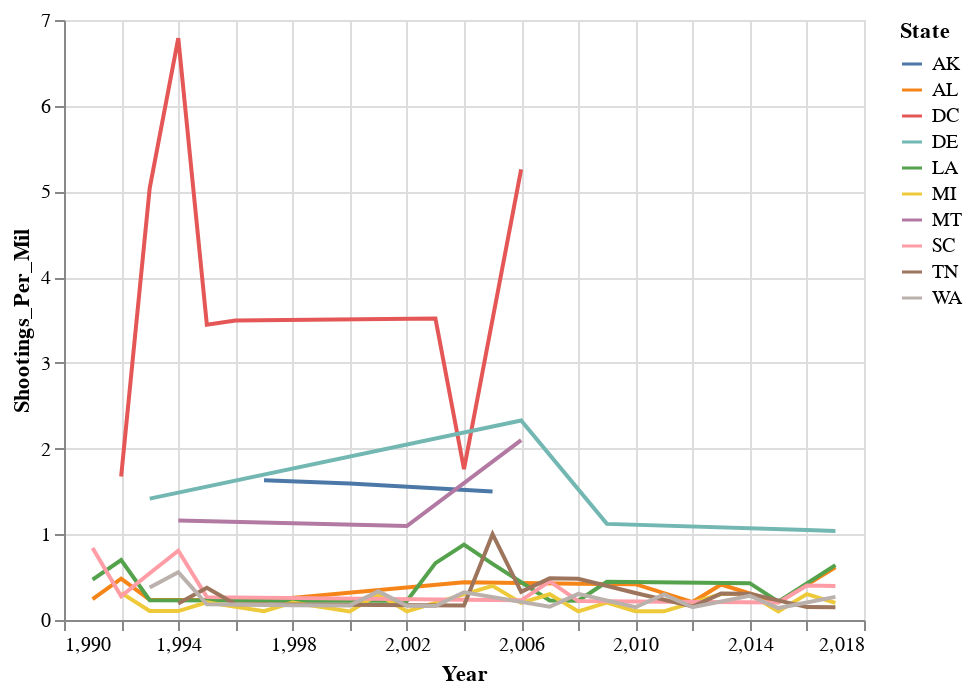

Notebook source saved alongside this figure:
### Code cell
Chart(df_pop_prop2).mark_line().encode(
    x="Year",
    y="Shootings_Per_Mil",
    color="State"
)

### Figure 1 — Vega-Lite specification as saved in the notebook (floating-point values rounded to 4 significant figures)
{"config": {"view": {"continuousWidth": 400, "continuousHeight": 300}}, "data": {"name": "data-46638fa665a85897c9f727e3fb41dd1c"}, "mark": "line", "encoding": {"color": {"field": "State", "type": "nominal"}, "x": {"field": "Year", "type": "quantitative"}, "y": {"field": "Shootings_Per_Mil", "type": "quantitative"}}, "$schema": "https://vega.github.io/schema/vega-lite/v4.17.0.json", "datasets": {"data-46638fa665a85897c9f727e3fb41dd1c": [{"State": "AK", "Year": 1997, "Shootings_Per_Mil": 1.631}, {"State": "AK", "Year": 2000, "Shootings_Per_Mil": 1.592}, {"State": "AK", "Year": 2005, "Shootings_Per_Mil": 1.499}, {"State": "AL", "Year": 2017, "Shootings_Per_Mil": 0.6154}, {"State": "AL", "Year": 1992, "Shootings_Per_Mil": 0.4815}, {"State": "AL", "Year": 2004, "Shootings_Per_Mil": 0.4414}, {"State": "AL", "Year": 2006, "Shootings_Per_Mil": 0.4321}, {"State": "AL", "Year": 2008, "Shootings_Per_Mil": 0.4239}, {"State": "AL", "Year": 2010, "Shootings_Per_Mil": 0.4184}, {"State": "AL", "Year": 2013, "Shootings_Per_Mil": 0.4138}, {"State": "AL", "Year": 2016, "Shootings_Per_Mil": 0.4112}, {"State": "AL", "Year": 1991, "Shootings_Per_Mil": 0.244}, {"State": "AL", "Year": 1993, "Shootings_Per_Mil": 0.2373}, {"State": "AL", "Year": 1994, "Shootings_Per_Mil": 0.2347}, {"State": "AL", "Year": 1995, "Shootings_Per_Mil": 0.2327}, {"State": "AL", "Year": 1996, "Shootings_Per_Mil": 0.2309}, {"State": "AL", "Year": 1997, "Shootings_Per_Mil": 0.2289}, {"State": "AL", "Year": 2012, "Shootings_Per_Mil": 0.2092}, {"State": "AL", "Year": 2015, "Shootings_Per_Mil": 0.2058}, {"State": "DC", "Year": 1994, "Shootings_Per_Mil": 6.788}, {"State": "DC", "Year": 1993, "Shootings_Per_Mil": 5.039}, {"State": "DC", "Year": 2006, "Shootings_Per_Mil": 5.257}, {"State": "DC", "Year": 1995, "Shootings_Per_Mil": 3.445}, {"State": "DC", "Year": 1996, "Shootings_Per_Mil": 3.494}, {"State": "DC", "Year": 2003, "Shootings_Per_Mil": 3.518}, {"State": "DC", "Year": 1992, "Shootings_Per_Mil": 1.673}, {"State": "DC", "Year": 2004, "Shootings_Per_Mil": 1.761}, {"State": "DE", "Year": 2006, "Shootings_Per_Mil": 2.328}, {"State": "DE", "Year": 1993, "Shootings_Per_Mil": 1.416}, {"State": "DE", "Year": 2009, "Shootings_Per_Mil": 1.121}, {"State": "DE", "Year": 2016, "Shootings_Per_Mil": 1.05}, {"State": "DE", "Year": 2017, "Shootings_Per_Mil": 1.04}, {"State": "LA", "Year": 2004, "Shootings_Per_Mil": 0.8787}, {"State": "LA", "Year": 1992, "Shootings_Per_Mil": 0.6988}, {"State": "LA", "Year": 2003, "Shootings_Per_Mil": 0.6636}, {"State": "LA", "Year": 2005, "Shootings_Per_Mil": 0.6555}, {"State": "LA", "Year": 2017, "Shootings_Per_Mil": 0.6404}, {"State": "LA", "Year": 1991, "Shootings_Per_Mil": 0.4702}, {"State": "LA", "Year": 2009, "Shootings_Per_Mil": 0.4453}, {"State": "LA", "Year": 2014, "Shootings_Per_Mil": 0.4301}, {"State": "LA", "Year": 1993, "Shootings_Per_Mil": 0.2317}, {"State": "LA", "Year": 1999, "Shootings_Per_Mil": 0.2242}, {"State": "LA", "Year": 2000, "Shootings_Per_Mil": 0.2236}, {"State": "LA", "Year": 2001, "Shootings_Per_Mil": 0.2233}, {"State": "LA", "Year": 2002, "Shootings_Per_Mil": 0.2224}, {"State": "LA", "Year": 2007, "Shootings_Per_Mil": 0.2285}, {"State": "LA", "Year": 2008, "Shootings_Per_Mil": 0.2254}, {"State": "LA", "Year": 2015, "Shootings_Per_Mil": 0.2141}, {"State": "MI", "Year": 2005, "Shootings_Per_Mil": 0.398}, {"State": "MI", "Year": 1992, "Shootings_Per_Mil": 0.3165}, {"State": "MI", "Year": 2001, "Shootings_Per_Mil": 0.3003}, {"State": "MI", "Year": 2007, "Shootings_Per_Mil": 0.3}, {"State": "MI", "Year": 2013, "Shootings_Per_Mil": 0.3032}, {"State": "MI", "Year": 2014, "Shootings_Per_Mil": 0.3027}, {"State": "MI", "Year": 2016, "Shootings_Per_Mil": 0.3022}, {"State": "MI", "Year": 1995, "Shootings_Per_Mil": 0.2067}, {"State": "MI", "Year": 1998, "Shootings_Per_Mil": 0.2031}, {"State": "MI", "Year": 2006, "Shootings_Per_Mil": 0.1993}, {"State": "MI", "Year": 2009, "Shootings_Per_Mil": 0.202}, {"State": "MI", "Year": 2017, "Shootings_Per_Mil": 0.2008}, {"State": "MI", "Year": 1993, "Shootings_Per_Mil": 0.1048}, {"State": "MI", "Year": 1994, "Shootings_Per_Mil": 0.1042}, {"State": "MI", "Year": 1997, "Shootings_Per_Mil": 0.1019}, {"State": "MI", "Year": 2000, "Shootings_Per_Mil": 0.1005}, {"State": "MI", "Year": 2002, "Shootings_Per_Mil": 0.09984}, {"State": "MI", "Year": 2008, "Shootings_Per_Mil": 0.1005}, {"State": "MI", "Year": 2010, "Shootings_Per_Mil": 0.1012}, {"State": "MI", "Year": 2011, "Shootings_Per_Mil": 0.1012}, {"State": "MI", "Year": 2015, "Shootings_Per_Mil": 0.1008}, {"State": "MT", "Year": 2006, "Shootings_Per_Mil": 2.099}, {"State": "MT", "Year": 1994, "Shootings_Per_Mil": 1.161}, {"State": "MT", "Year": 2002, "Shootings_Per_Mil": 1.097}, {"State": "SC", "Year": 1991, "Shootings_Per_Mil": 0.8402}, {"State": "SC", "Year": 1994, "Shootings_Per_Mil": 0.8096}, {"State": "SC", "Year": 1993, "Shootings_Per_Mil": 0.546}, {"State": "SC", "Year": 2007, "Shootings_Per_Mil": 0.45}, {"State": "SC", "Year": 2016, "Shootings_Per_Mil": 0.4031}, {"State": "SC", "Year": 2017, "Shootings_Per_Mil": 0.3981}, {"State": "SC", "Year": 1992, "Shootings_Per_Mil": 0.2762}, {"State": "SC", "Year": 1995, "Shootings_Per_Mil": 0.2668}, {"State": "SC", "Year": 2004, "Shootings_Per_Mil": 0.2375}, {"State": "SC", "Year": 2006, "Shootings_Per_Mil": 0.2295}, {"State": "SC", "Year": 2008, "Shootings_Per_Mil": 0.2208}, {"State": "SC", "Year": 2009, "Shootings_Per_Mil": 0.2179}, {"State": "SC", "Year": 2010, "Shootings_Per_Mil": 0.2162}, {"State": "SC", "Year": 2015, "Shootings_Per_Mil": 0.2042}, {"State": "TN", "Year": 2005, "Shootings_Per_Mil": 1.001}, {"State": "TN", "Year": 2007, "Shootings_Per_Mil": 0.4858}, {"State": "TN", "Year": 2008, "Shootings_Per_Mil": 0.4802}, {"State": "TN", "Year": 1995, "Shootings_Per_Mil": 0.3755}, {"State": "TN", "Year": 2006, "Shootings_Per_Mil": 0.3285}, {"State": "TN", "Year": 2010, "Shootings_Per_Mil": 0.3152}, {"State": "TN", "Year": 2013, "Shootings_Per_Mil": 0.3079}, {"State": "TN", "Year": 2014, "Shootings_Per_Mil": 0.3054}, {"State": "TN", "Year": 1994, "Shootings_Per_Mil": 0.1912}, {"State": "TN", "Year": 1996, "Shootings_Per_Mil": 0.1846}, {"State": "TN", "Year": 1998, "Shootings_Per_Mil": 0.1795}, {"State": "TN", "Year": 2004, "Shootings_Per_Mil": 0.1692}, {"State": "TN", "Year": 2012, "Shootings_Per_Mil": 0.1576}, {"State": "TN", "Year": 2016, "Shootings_Per_Mil": 0.1503}, {"State": "TN", "Year": 2017, "Shootings_Per_Mil": 0.1489}, {"State": "WA", "Year": 1994, "Shootings_Per_Mil": 0.5581}, {"State": "WA", "Year": 1993, "Shootings_Per_Mil": 0.3789}, {"State": "WA", "Year": 2001, "Shootings_Per_Mil": 0.3341}, {"State": "WA", "Year": 2004, "Shootings_Per_Mil": 0.3237}, {"State": "WA", "Year": 2008, "Shootings_Per_Mil": 0.3048}, {"State": "WA", "Year": 2011, "Shootings_Per_Mil": 0.2974}, {"State": "WA", "Year": 2014, "Shootings_Per_Mil": 0.2832}, {"State": "WA", "Year": 2017, "Shootings_Per_Mil": 0.2701}, {"State": "WA", "Year": 1995, "Shootings_Per_Mil": 0.1824}, {"State": "WA", "Year": 1996, "Shootings_Per_Mil": 0.1795}, {"State": "WA", "Year": 1998, "Shootings_Per_Mil": 0.1733}, {"State": "WA", "Year": 2000, "Shootings_Per_Mil": 0.1692}, {"State": "WA", "Year": 2002, "Shootings_Per_Mil": 0.1652}, {"State": "WA", "Year": 2003, "Shootings_Per_Mil": 0.1638}, {"State": "WA", "Year": 2007, "Shootings_Per_Mil": 0.1548}, {"State": "WA", "Year": 2010, "Shootings_Per_Mil": 0.1487}, {"State": "WA", "Year": 2012, "Shootings_Per_Mil": 0.1487}, {"State": "WA", "Year": 2015, "Shootings_Per_Mil": 0.1395}]}}
